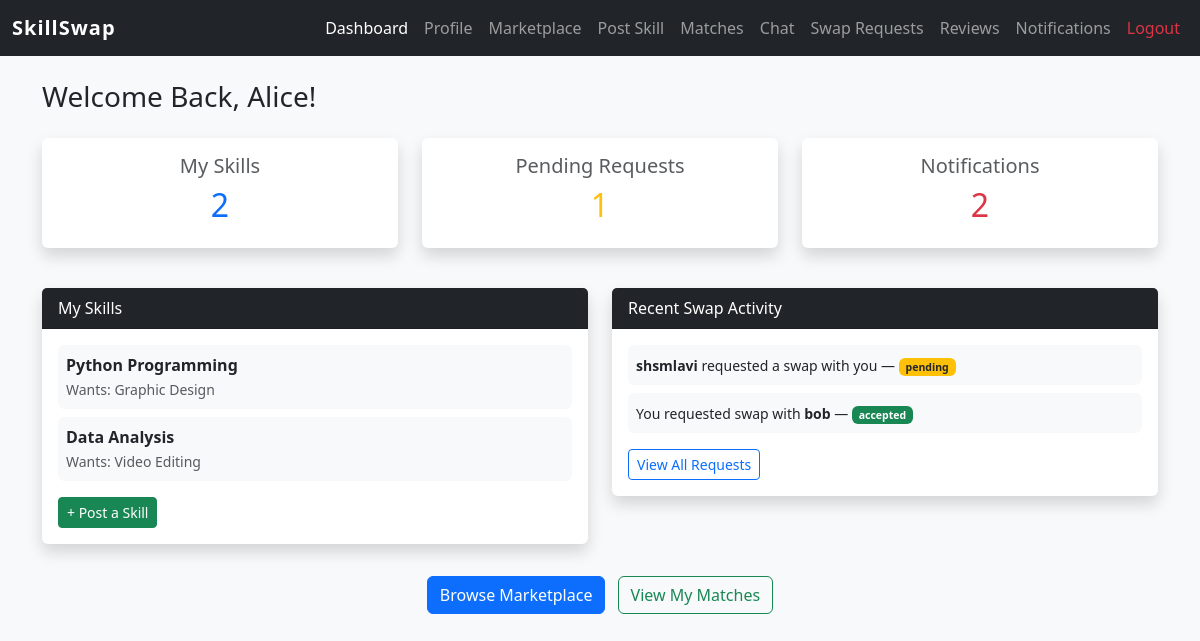
The app's page /dashboard/ (signed in) with its own data.
### core/models.py (models this page shows, shortened)
class Skill(models.Model):
    user = models.ForeignKey(User, on_delete=models.CASCADE, related_name='skills')
    name = models.CharField(max_length=100)
    description = models.TextField(blank=True)
    skill_wanted = models.CharField(max_length=100, blank=True)
    is_active = models.BooleanField(default=True)
    created_at = models.DateTimeField(auto_now_add=True)

class SwapRequest(models.Model):
    STATUS_CHOICES = [
        ('pending', 'Pending'),
        ('accepted', 'Accepted'),
        ('rejected', 'Rejected'),
    ]
    from_user = models.ForeignKey(User, on_delete=models.CASCADE, related_name='sent_requests')
    to_user = models.ForeignKey(User, on_delete=models.CASCADE, related_name='received_requests')
    skill_offered = models.ForeignKey(Skill, on_delete=models.CASCADE, related_name='offered_in')
    skill_wanted_text = models.CharField(max_length=100, blank=True)
    status = models.CharField(max_length=10, choices=STATUS_CHOICES, default='pending')
    created_at = models.DateTimeField(auto_now_add=True)

### core/views.py (the view)
# urls.py: path('dashboard/', views.dashboard_view, name='dashboard'),
@login_required
def dashboard_view(request):
    create_profile_if_missing(request.user)
    my_skills = Skill.objects.filter(user=request.user, is_active=True)
    pending_requests = SwapRequest.objects.filter(to_user=request.user, status='pending').count()
    unread_notifications = Notification.objects.filter(user=request.user, is_read=False).count()
    recent_activity = SwapRequest.objects.filter(
        Q(from_user=request.user) | Q(to_user=request.user)
    ).order_by('-created_at')[:5]
    return render(request, 'dashboard.html', {
        'my_skills': my_skills,
        'pending_requests': pending_requests,
        'unread_notifications': unread_notifications,
        'recent_activity': recent_activity,
    })

### core/views.py (called while the page is built)
def create_profile_if_missing(user):
    UserProfile.objects.get_or_create(user=user)

### templates/dashboard.html (shortened to what this page needs)
{% extends 'base.html' %}
{% block nav_dashboard %}active{% endblock %}
{% block content %}
<div class="container mt-4">
  <h3 class="mb-4">Welcome Back, {{ request.user.first_name|default:request.user.username }}!</h3>
  <div class="row mb-4">
    <div class="col-md-4 mb-3">
      <div class="card shadow text-center p-3 border-0">
        <h5 class="text-muted">My Skills</h5>
        <h2 class="text-primary">{{ my_skills.count }}</h2>
      </div>
    </div>
    <div class="col-md-4 mb-3">
      <div class="card shadow text-center p-3 border-0">
        <h5 class="text-muted">Pending Requests</h5>
        <h2 class="text-warning">{{ pending_requests }}</h2>
      </div>
    </div>
    <div class="col-md-4 mb-3">
      <div class="card shadow text-center p-3 border-0">
        <h5 class="text-muted">Notifications</h5>
        <h2 class="text-danger">{{ unread_notifications }}</h2>
      </div>
    </div>
  </div>
  <div class="row">
    <div class="col-md-6">
      <div class="card shadow border-0 mb-4">
        <div class="card-header bg-dark text-white">My Skills</div>
        <div class="card-body">
          {% if my_skills %}
            {% for skill in my_skills %}
            <div class="d-flex justify-content-between align-items-center mb-2 p-2 bg-light rounded">
              <div>
                <strong>{{ skill.name }}</strong>
                {% if skill.skill_wanted %}<br><small class="text-muted">Wants: {{ skill.skill_wanted }}</small>{% endif %}
              </div>
            </div>
            {% endfor %}
          {% else %}
          <p class="text-muted mb-2">No skills posted yet.</p>
          {% endif %}
          <a href="{% url 'post_skill' %}" class="btn btn-success btn-sm mt-2">+ Post a Skill</a>
        </div>
      </div>
    </div>
    <div class="col-md-6">
      <div class="card shadow border-0 mb-4">
        <div class="card-header bg-dark text-white">Recent Swap Activity</div>
        <div class="card-body">
          {% if recent_activity %}
            {% for swap in recent_activity %}
            <div class="mb-2 p-2 bg-light rounded">
              <small>
                {% if swap.from_user == request.user %}
                  You requested swap with <strong>{{ swap.to_user.username }}</strong>
                {% else %}
                  <strong>{{ swap.from_user.username }}</strong> requested a swap with you
                {% endif %}
                &mdash;
                <span class="badge bg-{% if swap.status == 'accepted' %}success{% elif swap.status == 'rejected' %}danger{% else %}warning text-dark{% endif %}">{{ swap.status }}</span>
              </small>
            </div>
            {% endfor %}
          {% else %}
          <p class="text-muted">No recent activity.</p>
          {% endif %}
          <a href="{% url 'swap_requests' %}" class="btn btn-outline-primary btn-sm mt-2">View All Requests</a>
        </div>
      </div>
    </div>
  </div>
  <div class="text-center mt-2">
    <a href="{% url 'marketplace' %}" class="btn btn-primary me-2">Browse Marketplace</a>
    <a href="{% url 'matches' %}" class="btn btn-outline-success">View My Matches</a>
  </div>
</div>
{% endblock %}

### templates/base.html (style rules this page uses)
body { background-color: #f8f9fa; }

### records on screen
Skill: name "Python Programming", skill_wanted "Graphic Design"
Skill: name "Data Analysis", skill_wanted "Video Editing"
SwapRequest: from_user.username "shsmlavi", status "pending"
SwapRequest: to_user.username "bob", status "accepted"

### other values on screen
{{ request.user.first_name|default:request.user.username }} "Alice"
{{ my_skills.count }} "2"
{{ pending_requests }} "1"
{{ unread_notifications }} "2"
